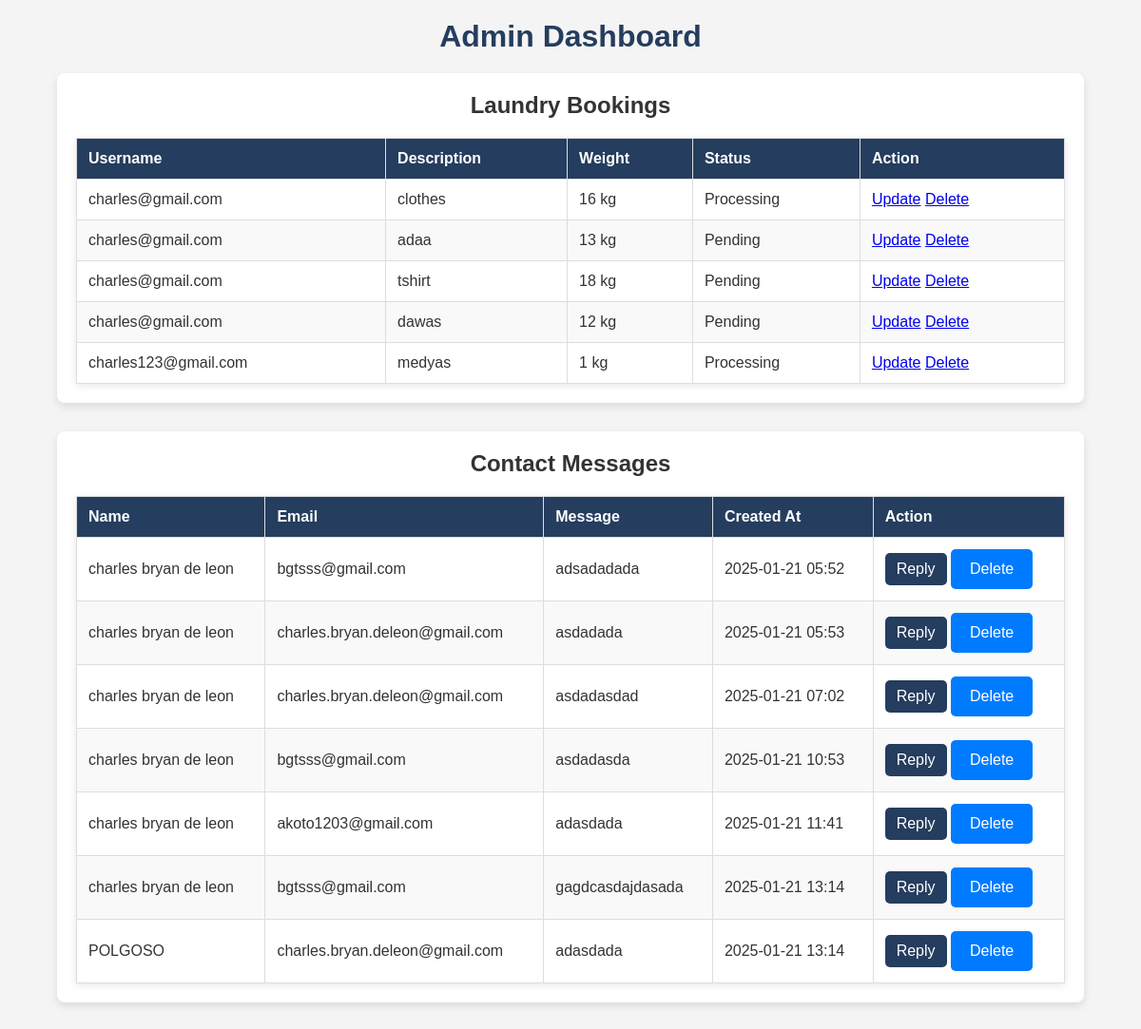
/admin-dashboard/, run on an earlier commit of the app's database.
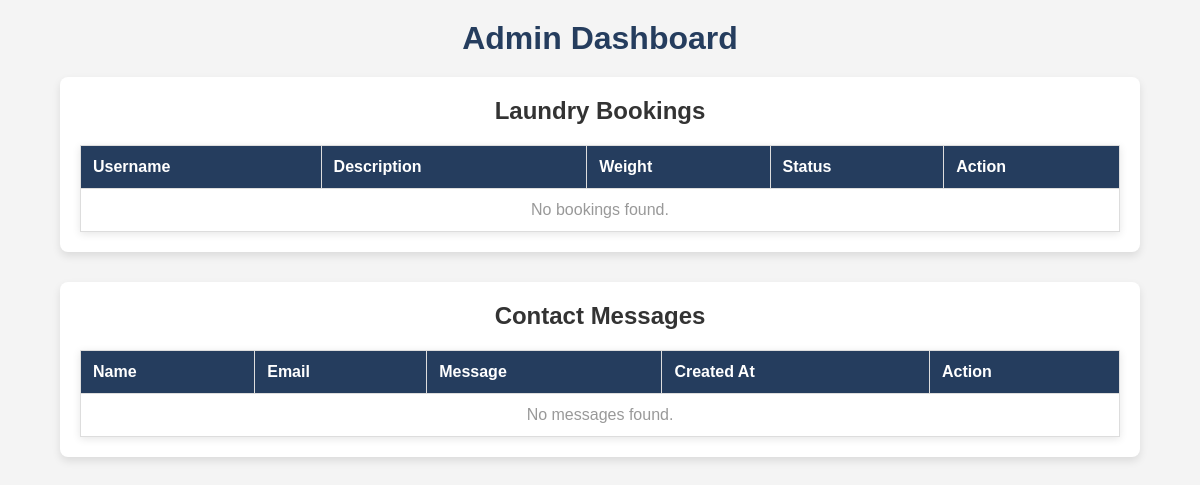
And on a later commit of the database.
### app/models.py (models this page shows, shortened)
class LaundryBooking(models.Model):
    user = models.ForeignKey(CustomUser, on_delete=models.CASCADE, null=False)
    description = models.TextField()  # Description of the laundry items
    note = models.TextField(blank=True)  # Optional note for suggestions
    weight_kg = models.PositiveIntegerField()  # Weight in kilograms
    date = models.DateField()  # Date for the booking/schedule
    status_choices = [
        ('pending', 'Pending'),
        ('processing', 'Processing'),
        ('completed', 'Completed'),
    ]
    status = models.CharField(max_length=10, choices=status_choices, default='pending')
    class Meta:
        verbose_name = 'Laundry Booking'
        verbose_name_plural = 'Laundry Bookings'

class CustomUser(AbstractUser):
    phone_number = models.CharField(max_length=15, blank=True)
    address = models.TextField(blank=True)
    age = models.PositiveIntegerField(null=True, blank=True)  # Age field
    name = models.CharField(max_length=255, blank=True)  # Full name field
    birthdate = models.DateField(null=True, blank=True)

class Contact(models.Model):
    name = models.CharField(max_length=100)
    email = models.EmailField()
    message = models.TextField()
    created_at = models.DateTimeField(auto_now_add=True)
    replied = models.BooleanField(default=False)

### app/views.py (the view)
# urls.py: path('admin-dashboard/', views.admin_dashboard, name='admin_dashboard'),
def admin_dashboard(request):
    messages = Contact.objects.all()
    bookingall = LaundryBooking.objects.all()
    return render(request, 'registration/admin_dashboard.html', {'messages': messages, 'bookingall': bookingall})

### app/templates/registration/admin_dashboard.html (shortened to what this page needs)
{% load static %}
<!DOCTYPE html>
<html lang="en">
<head>
    <link rel="stylesheet" href="{% static 'css/admin.css' %}">
</head>
<body>
    <header>
        <nav>
            <h1>Admin Dashboard</h1>
        </nav>
    </header>
    <main>
        <section>
            <h2>Laundry Bookings</h2>
            <table>
                <thead>
                    <tr>
                        <th>Username</th>
                        <th>Description</th>
                        <th>Weight</th>
                        <th>Status</th>
                        <th>Action</th>
                    </tr>
                </thead>
                <tbody>
                    {% for booking in bookingall %}
                        <tr>
                            <td>{{ booking.user.username }}</td>
                            <td>{{ booking.description }}</td>
                            <td>{{ booking.weight_kg }} kg</td>
                            <td>{{ booking.get_status_display }}</td>
                            <td>
                                <a href="{% url 'laundrybooking_update' booking.id %}">Update</a>
                                <a href="{% url 'laundrybooking_delete' booking.id %}">Delete</a>
                            </td>
                        </tr>
                    {% empty %}
                        <tr>
                            <td colspan="5">No bookings found.</td>
                        </tr>
                    {% endfor %}
                </tbody>
            </table>
        </section>
        <section>
            <h2>Contact Messages</h2>
            <table>
                <thead>
                    <tr>
                        <th>Name</th>
                        <th>Email</th>
                        <th>Message</th>
                        <th>Created At</th>
                        <th>Action</th>
                    </tr>
                </thead>
                <tbody>
                    {% for message in messages %}
                        <tr>
                            <td>{{ message.name }}</td>
                            <td>{{ message.email }}</td>
                            <td>{{ message.message }}</td>
                            <td>{{ message.created_at|date:"Y-m-d H:i" }}</td>
                            <td>
                                {% if not message.replied %}
                                    <a href="javascript:void(0);" class="btn-reply" onclick="showReplyForm({{ message.id }})">
                                        Reply
                                    </a>
                                    <form action="{% url 'contact-delete' message.id %}" method="POST" style="display:inline;">
                                        <button type="submit" class="btn btn-danger">Delete</button>
                                    </form>
                                {% else %}
                                    <span class="text-success">Replied</span>
                                {% endif %}
                            </td>
                        </tr>
                    {% empty %}
                        <tr>
                            <td colspan="5">No messages found.</td>
                        </tr>
                    {% endfor %}
                </tbody>
            </table>
        </section>
    </main>
</body>
</html>

### static/css/admin.css (style rules this page uses)
* { margin: 0; padding: 0; box-sizing: border-box; }
body { font-family: Arial, sans-serif; background-color: #f4f4f4; color: #333; }
header, main { width: 90%; margin: 20px auto; }
h1, h2 { text-align: center; color: #333; }
nav h1 { font-size: 2rem; color: #253d5e; }
section { margin-bottom: 30px; padding: 20px; background-color: #fff; border-radius: 8px; box-shadow: 0 4px 8px rgba(0, 0, 0, 0.1); }
section h2 { margin-bottom: 15px; }
table { width: 100%; border-collapse: collapse; margin-top: 20px; box-shadow: 0 2px 8px rgba(0, 0, 0, 0.1); }
table th, table td { padding: 12px; text-align: left; border: 1px solid #ddd; }
table th { background-color: #253d5e; color: white; }
table td[colspan="5"] { text-align: center; color: #999; }

What changed in the data, as far as the page shows it:
removed LaundryBooking: user.username "charles@gmail.com", description "clothes", weight_kg "16", status "Processing"
removed LaundryBooking: user.username "charles@gmail.com", description "adaa", weight_kg "13", status "Pending"
removed LaundryBooking: user.username "charles@gmail.com", description "tshirt", weight_kg "18", status "Pending"
removed LaundryBooking: user.username "charles@gmail.com", description "dawas", weight_kg "12", status "Pending"
removed LaundryBooking: user.username "charles123@gmail.com", description "medyas", weight_kg "1", status "Processing"
removed Contact: name "charles bryan de leon", email "bgtsss@gmail.com", message "adsadadada", created_at "2025-01-21 05:52"
removed Contact: name "charles bryan de leon", email "charles.bryan.deleon@gmail.com", message "asdadada", created_at "2025-01-21 05:53"
removed Contact: name "charles bryan de leon", email "charles.bryan.deleon@gmail.com", message "asdadasdad", created_at "2025-01-21 07:02"
removed Contact: name "charles bryan de leon", email "bgtsss@gmail.com", message "asdadasda", created_at "2025-01-21 10:53"
removed Contact: name "charles bryan de leon", email "akoto1203@gmail.com", message "adasdada", created_at "2025-01-21 11:41"
removed Contact: name "charles bryan de leon", email "bgtsss@gmail.com", message "gagdcasdajdasada", created_at "2025-01-21 13:14"
removed Contact: name "POLGOSO", email "charles.bryan.deleon@gmail.com", message "adasdada", created_at "2025-01-21 13:14"
Also different on the page:
text now shown: "No bookings found. No messages found."
